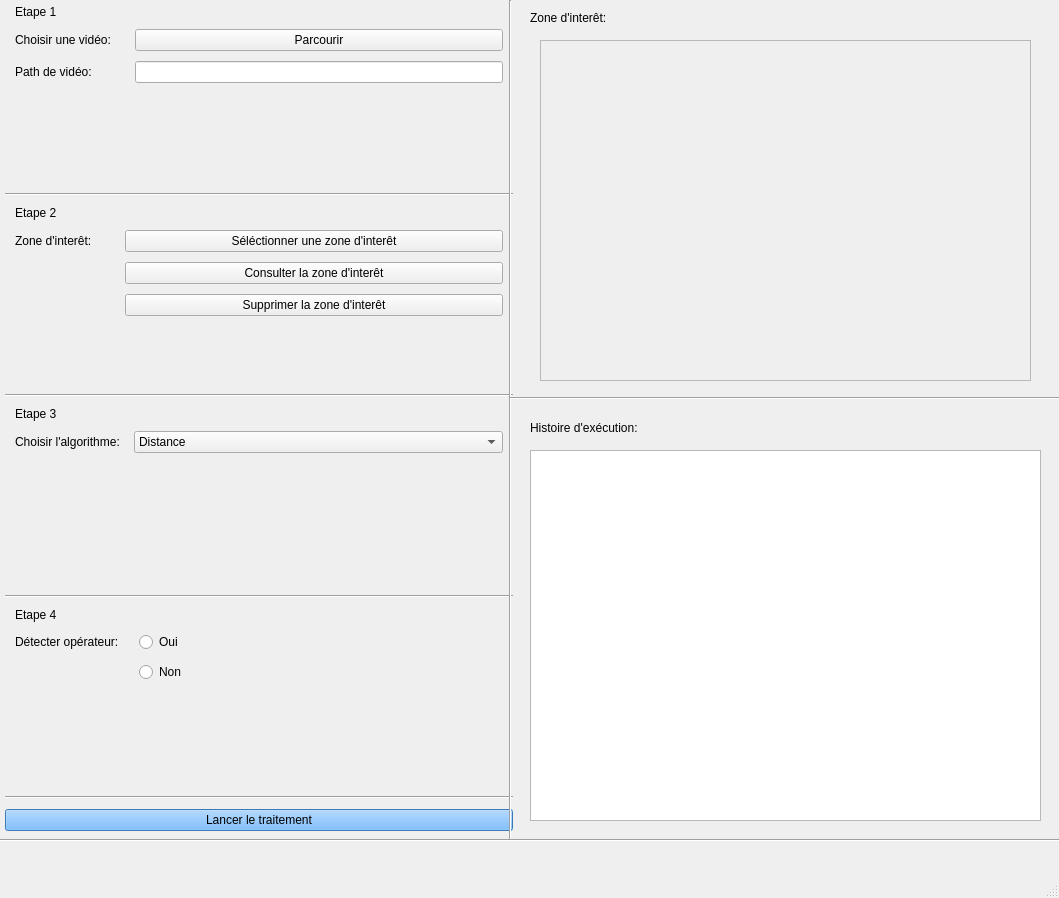
<?xml version="1.0" encoding="UTF-8"?>
<ui version="4.0">
 <class>MainWindow</class>
 <widget class="QMainWindow" name="MainWindow">
  <property name="geometry">
   <rect>
    <x>0</x>
    <y>0</y>
    <width>1059</width>
    <height>898</height>
   </rect>
  </property>
  <property name="sizePolicy">
   <sizepolicy hsizetype="Preferred" vsizetype="Preferred">
    <horstretch>0</horstretch>
    <verstretch>0</verstretch>
   </sizepolicy>
  </property>
  <property name="windowTitle">
   <string>MainWindow</string>
  </property>
  <widget class="QWidget" name="centralwidget">
   <widget class="QWidget" name="verticalLayoutWidget">
    <property name="geometry">
     <rect>
      <x>0</x>
      <y>0</y>
      <width>518</width>
      <height>841</height>
     </rect>
    </property>
    <layout class="QVBoxLayout" name="verticalLayout_gauche">
     <property name="spacing">
      <number>10</number>
     </property>
     <property name="leftMargin">
      <number>5</number>
     </property>
     <property name="topMargin">
      <number>5</number>
     </property>
     <property name="rightMargin">
      <number>5</number>
     </property>
     <property name="bottomMargin">
      <number>10</number>
     </property>
     <item>
      <layout class="QFormLayout" name="formLayout_etape1">
       <property name="leftMargin">
        <number>10</number>
       </property>
       <property name="rightMargin">
        <number>10</number>
       </property>
       <item row="2" column="0">
        <widget class="QLabel" name="label_choisir_video">
         <property name="locale">
          <locale language="French" country="France"/>
         </property>
         <property name="text">
          <string>Choisir une vidéo:    </string>
         </property>
        </widget>
       </item>
       <item row="2" column="1">
        <widget class="QPushButton" name="pushButton_parcourir">
         <property name="text">
          <string>Parcourir</string>
         </property>
        </widget>
       </item>
       <item row="3" column="0">
        <widget class="QLabel" name="label_path">
         <property name="text">
          <string>Path de vidéo: </string>
         </property>
        </widget>
       </item>
       <item row="3" column="1">
        <widget class="QLineEdit" name="lineEdit_path">
         <property name="readOnly">
          <bool>true</bool>
         </property>
        </widget>
       </item>
       <item row="1" column="0">
        <widget class="QLabel" name="label_etape1">
         <property name="styleSheet">
          <string notr="true">font: 75 16pt &quot;Calibri&quot;;</string>
         </property>
         <property name="text">
          <string>Etape 1</string>
         </property>
        </widget>
       </item>
      </layout>
     </item>
     <item>
      <widget class="Line" name="line_etape12">
       <property name="orientation">
        <enum>Qt::Horizontal</enum>
       </property>
      </widget>
     </item>
     <item>
      <layout class="QFormLayout" name="formLayout_etape2">
       <property name="sizeConstraint">
        <enum>QLayout::SetDefaultConstraint</enum>
       </property>
       <property name="leftMargin">
        <number>10</number>
       </property>
       <property name="rightMargin">
        <number>10</number>
       </property>
       <item row="0" column="0">
        <widget class="QLabel" name="label_etape2">
         <property name="styleSheet">
          <string notr="true">font: 75 16pt &quot;Calibri&quot;;</string>
         </property>
         <property name="text">
          <string>Etape 2</string>
         </property>
        </widget>
       </item>
       <item row="2" column="1">
        <widget class="QPushButton" name="pushButton_consulter">
         <property name="text">
          <string>Consulter la zone d'interêt</string>
         </property>
        </widget>
       </item>
       <item row="1" column="1">
        <widget class="QPushButton" name="pushButton_select">
         <property name="text">
          <string>Séléctionner une zone d'interêt</string>
         </property>
        </widget>
       </item>
       <item row="1" column="0">
        <widget class="QLabel" name="label_zi">
         <property name="text">
          <string>Zone d'interêt:       </string>
         </property>
        </widget>
       </item>
       <item row="3" column="1">
        <widget class="QPushButton" name="pushButton_supprimer">
         <property name="text">
          <string>Supprimer la zone d'interêt</string>
         </property>
        </widget>
       </item>
      </layout>
     </item>
     <item>
      <widget class="Line" name="line_etape23">
       <property name="orientation">
        <enum>Qt::Horizontal</enum>
       </property>
      </widget>
     </item>
     <item>
      <layout class="QFormLayout" name="formLayout_etape3">
       <property name="sizeConstraint">
        <enum>QLayout::SetDefaultConstraint</enum>
       </property>
       <property name="leftMargin">
        <number>10</number>
       </property>
       <property name="rightMargin">
        <number>10</number>
       </property>
       <item row="0" column="0">
        <widget class="QLabel" name="label_etape3">
         <property name="styleSheet">
          <string notr="true">font: 75 16pt &quot;Calibri&quot;;</string>
         </property>
         <property name="text">
          <string>Etape 3</string>
         </property>
        </widget>
       </item>
       <item row="1" column="0">
        <widget class="QLabel" name="label_algo">
         <property name="text">
          <string>Choisir l'algorithme: </string>
         </property>
        </widget>
       </item>
       <item row="1" column="1">
        <widget class="QComboBox" name="comboBox_algo">
         <item>
          <property name="text">
           <string>Distance</string>
          </property>
         </item>
         <item>
          <property name="text">
           <string>Flot optique</string>
          </property>
         </item>
        </widget>
       </item>
      </layout>
     </item>
     <item>
      <widget class="Line" name="line_etape34">
       <property name="orientation">
        <enum>Qt::Horizontal</enum>
       </property>
      </widget>
     </item>
     <item>
      <layout class="QFormLayout" name="formLayout_etape4">
       <property name="leftMargin">
        <number>10</number>
       </property>
       <property name="rightMargin">
        <number>10</number>
       </property>
       <property name="bottomMargin">
        <number>10</number>
       </property>
       <item row="0" column="0">
        <widget class="QLabel" name="label_etape4">
         <property name="styleSheet">
          <string notr="true">font: 75 16pt &quot;Calibri&quot;;</string>
         </property>
         <property name="text">
          <string>Etape 4</string>
         </property>
        </widget>
       </item>
       <item row="3" column="1">
        <widget class="QRadioButton" name="radioButtonOui">
         <property name="text">
          <string>Oui</string>
         </property>
        </widget>
       </item>
       <item row="4" column="1">
        <widget class="QRadioButton" name="radioButtonNon">
         <property name="text">
          <string>Non</string>
         </property>
        </widget>
       </item>
       <item row="3" column="0">
        <widget class="QLabel" name="label">
         <property name="text">
          <string>Détecter opérateur:   </string>
         </property>
        </widget>
       </item>
      </layout>
     </item>
     <item>
      <widget class="Line" name="line_etape4">
       <property name="font">
        <font>
         <family>Agency FB</family>
         <pointsize>16</pointsize>
         <weight>9</weight>
         <italic>false</italic>
         <bold>false</bold>
        </font>
       </property>
       <property name="styleSheet">
        <string notr="true">font: 75 16pt &quot;Agency FB&quot;;</string>
       </property>
       <property name="orientation">
        <enum>Qt::Horizontal</enum>
       </property>
      </widget>
     </item>
     <item>
      <widget class="QPushButton" name="pushButton_lancer">
       <property name="sizePolicy">
        <sizepolicy hsizetype="Minimum" vsizetype="Fixed">
         <horstretch>0</horstretch>
         <verstretch>0</verstretch>
        </sizepolicy>
       </property>
       <property name="styleSheet">
        <string notr="true">background-color: rgb(85, 170, 255);</string>
       </property>
       <property name="text">
        <string>Lancer le traitement</string>
       </property>
      </widget>
     </item>
    </layout>
   </widget>
   <widget class="QFrame" name="zone_frame">
    <property name="geometry">
     <rect>
      <x>540</x>
      <y>40</y>
      <width>491</width>
      <height>341</height>
     </rect>
    </property>
    <property name="frameShape">
     <enum>QFrame::StyledPanel</enum>
    </property>
    <property name="frameShadow">
     <enum>QFrame::Raised</enum>
    </property>
    <widget class="QLabel" name="label_zi_img">
     <property name="geometry">
      <rect>
       <x>0</x>
       <y>0</y>
       <width>491</width>
       <height>341</height>
      </rect>
     </property>
     <property name="text">
      <string/>
     </property>
    </widget>
   </widget>
   <widget class="QLabel" name="label_zone">
    <property name="geometry">
     <rect>
      <x>530</x>
      <y>10</y>
      <width>121</width>
      <height>16</height>
     </rect>
    </property>
    <property name="text">
     <string>Zone d'interêt:</string>
    </property>
   </widget>
   <widget class="Line" name="line_middle">
    <property name="geometry">
     <rect>
      <x>490</x>
      <y>0</y>
      <width>41</width>
      <height>841</height>
     </rect>
    </property>
    <property name="orientation">
     <enum>Qt::Vertical</enum>
    </property>
   </widget>
   <widget class="Line" name="line_bas">
    <property name="geometry">
     <rect>
      <x>-10</x>
      <y>830</y>
      <width>1091</width>
      <height>20</height>
     </rect>
    </property>
    <property name="orientation">
     <enum>Qt::Horizontal</enum>
    </property>
   </widget>
   <widget class="Line" name="line_couleur">
    <property name="geometry">
     <rect>
      <x>510</x>
      <y>390</y>
      <width>561</width>
      <height>16</height>
     </rect>
    </property>
    <property name="orientation">
     <enum>Qt::Horizontal</enum>
    </property>
   </widget>
   <widget class="QPlainTextEdit" name="plainTextEdit_histoire">
    <property name="geometry">
     <rect>
      <x>530</x>
      <y>450</y>
      <width>511</width>
      <height>371</height>
     </rect>
    </property>
   </widget>
   <widget class="QLabel" name="label_histoire">
    <property name="geometry">
     <rect>
      <x>530</x>
      <y>420</y>
      <width>191</width>
      <height>16</height>
     </rect>
    </property>
    <property name="text">
     <string>Histoire d'exécution:</string>
    </property>
   </widget>
  </widget>
  <widget class="QMenuBar" name="menubar">
   <property name="geometry">
    <rect>
     <x>0</x>
     <y>0</y>
     <width>1059</width>
     <height>26</height>
    </rect>
   </property>
  </widget>
  <widget class="QStatusBar" name="statusBar"/>
 </widget>
 <resources/>
 <connections/>
</ui>
